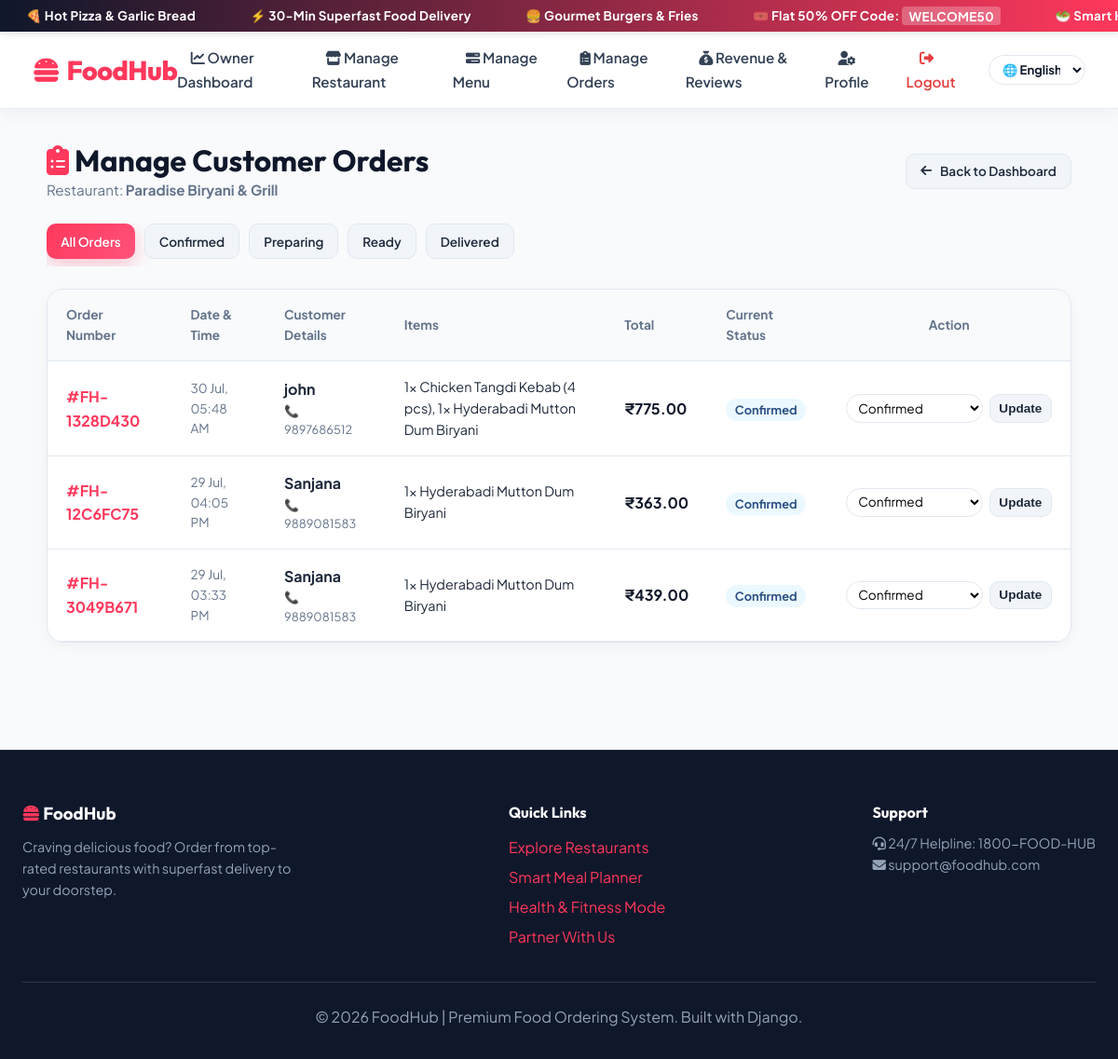
The app's page /restaurants/orders/ (signed in) with its own data.
### restaurants/models.py (models this page shows, shortened)
class Restaurant(models.Model):
    STATUS_CHOICES = [
        ("Pending", "Pending"),
        ("Approved", "Approved"),
        ("Rejected", "Rejected"),
    ]
    owner = models.ForeignKey(
        settings.AUTH_USER_MODEL,
        on_delete=models.CASCADE,
        related_name="restaurants"
    )
    restaurant_name = models.CharField(max_length=150)
    description = models.TextField()
    phone = models.CharField(max_length=15)
    email = models.EmailField()
    address = models.TextField()
    city = models.CharField(max_length=100)
    state = models.CharField(max_length=100)
    pincode = models.CharField(max_length=10)
    cuisine = models.CharField(max_length=100)
    opening_time = models.TimeField()
    closing_time = models.TimeField()
    minimum_order = models.DecimalField(
        max_digits=8,
        decimal_places=2,
        default=0
    )
    delivery_time = models.PositiveIntegerField(
        help_text="Delivery time in minutes"
    )
    logo = models.ImageField(
        upload_to="restaurant/logo/",
        blank=True,
        null=True
    )
    cover_image = models.ImageField(
        upload_to="restaurant/cover/",
        blank=True,
        null=True
    )
    fssai_license = models.FileField(
        upload_to="restaurant/licenses/",
        blank=True,
        null=True
    )
    gst_number = models.CharField(
        max_length=30,
        blank=True
    )
    rating = models.DecimalField(
        max_digits=2,
        decimal_places=1,
        default=0
    )
    status = models.CharField(
        max_length=20,
        choices=STATUS_CHOICES,
        default="Pending"
    )
    created_at = models.DateTimeField(auto_now_add=True)

### orders/models.py (models this page shows, shortened)
class Order(models.Model):
    STATUS_CHOICES = (
        ('Pending', 'Pending'),
        ('Confirmed', 'Confirmed'),
        ('Preparing', 'Preparing'),
        ('Ready for Pickup', 'Ready for Pickup'),
        ('Out for Delivery', 'Out for Delivery'),
        ('Delivered', 'Delivered'),
        ('Cancelled', 'Cancelled'),
    )
    PAYMENT_METHOD_CHOICES = (
        ('COD', 'Cash on Delivery'),
        ('UPI', 'UPI Payment'),
        ('Card', 'Credit/Debit Card'),
        ('NetBanking', 'Net Banking'),
    )
    PAYMENT_STATUS_CHOICES = (
        ('Pending', 'Pending'),
        ('Paid', 'Paid'),
        ('Failed', 'Failed'),
    )
    order_number = models.CharField(max_length=50, unique=True, editable=False)
    customer = models.ForeignKey(
        settings.AUTH_USER_MODEL,
        on_delete=models.CASCADE,
        related_name='customer_orders'
    )
    restaurant = models.ForeignKey(
        Restaurant,
        on_delete=models.CASCADE,
        related_name='orders'
    )
    delivery_partner = models.ForeignKey(
        settings.AUTH_USER_MODEL,
        on_delete=models.SET_NULL,
        null=True,
        blank=True,
        related_name='delivery_orders'
    )
    status = models.CharField(max_length=30, choices=STATUS_CHOICES, default='Pending')
    delivery_address = models.TextField()
    phone = models.CharField(max_length=20)
    special_notes = models.TextField(blank=True)
    payment_method = models.CharField(max_length=20, choices=PAYMENT_METHOD_CHOICES, default='COD')
    payment_status = models.CharField(max_length=20, choices=PAYMENT_STATUS_CHOICES, default='Pending')
    subtotal = models.DecimalField(max_digits=10, decimal_places=2)
    delivery_fee = models.DecimalField(max_digits=6, decimal_places=2, default=40)
    tax_amount = models.DecimalField(max_digits=6, decimal_places=2, default=0)
    discount_amount = models.DecimalField(max_digits=8, decimal_places=2, default=0)
    total_amount = models.DecimalField(max_digits=10, decimal_places=2)
    coupon_code = models.CharField(max_length=50, blank=True)
    created_at = models.DateTimeField(auto_now_add=True)
    updated_at = models.DateTimeField(auto_now=True)

class OrderItem(models.Model):
    order = models.ForeignKey(
        Order,
        on_delete=models.CASCADE,
        related_name='items'
    )
    menu_item = models.ForeignKey(
        MenuItem,
        on_delete=models.SET_NULL,
        null=True
    )
    food_name = models.CharField(max_length=200)
    price = models.DecimalField(max_digits=8, decimal_places=2)
    quantity = models.PositiveIntegerField(default=1)
    special_instructions = models.CharField(max_length=255, blank=True)

### users/models.py (models this page shows, shortened)
class User(AbstractUser):
    ROLE_CHOICES = (
        ('customer', 'Customer'),
        ('restaurant', 'Restaurant Owner'),
        ('delivery', 'Delivery Partner'),
    )
    FITNESS_GOAL_CHOICES = (
        ('weight_loss', 'Weight Loss (Calorie Deficit)'),
        ('maintenance', 'Maintain Weight & Balance'),
        ('weight_gain', 'Weight Gain & Muscle Mass'),
    )
    role = models.CharField(
        max_length=20,
        choices=ROLE_CHOICES,
        default='customer'
    )
    phone = models.CharField(max_length=15, unique=True, null=True, blank=True)
    address = models.TextField(blank=True)
    profile_image = models.ImageField(
        upload_to='profile_images/',
        blank=True,
        null=True
    )
    daily_calorie_goal = models.PositiveIntegerField(default=2000)
    fitness_goal = models.CharField(
        max_length=20,
        choices=FITNESS_GOAL_CHOICES,
        default='weight_loss'
    )
    protein_target = models.PositiveIntegerField(default=60)
    created_at = models.DateTimeField(auto_now_add=True)

### restaurants/views.py (the view)
# urls.py: path("orders/", views.restaurant_orders, name="restaurant_orders"),
@login_required
def restaurant_orders(request):
    restaurant = Restaurant.objects.filter(owner=request.user).first()
    if not restaurant and request.user.is_superuser:
        restaurant = Restaurant.objects.first()
    if not restaurant:
        messages.warning(request, "Please register a restaurant first.")
        return redirect("register_restaurant")
    orders = Order.objects.filter(restaurant=restaurant).order_by("-created_at")
    status_filter = request.GET.get("status")
    if status_filter:
        orders = orders.filter(status=status_filter)
    return render(
        request,
        "restaurants/restaurant_orders.html",
        {"restaurant": restaurant, "orders": orders, "status_filter": status_filter}
    )

### cart/context_processors.py (called while the page is built)
def cart_context(request):
    try:
        cart = get_or_create_cart(request)
        return {
            'cart': cart,
            'cart_count': cart.get_total_quantity,
            'cart_subtotal': cart.get_subtotal,
            'cart_restaurant': cart.get_restaurant,
        }
    except Exception:
        return {
            'cart': None,
            'cart_count': 0,
            'cart_subtotal': 0,
            'cart_restaurant': None,
        }

### cart/models.py (called while the page is built)
    @property
    def get_total_quantity(self):
        return sum(item.quantity for item in self.items.all())

    @property
    def get_subtotal(self):
        return float(sum(item.get_cost for item in self.items.all()))

    @property
    def get_restaurant(self):
        first_item = self.items.first()
        if first_item and first_item.menu_item:
            return first_item.menu_item.restaurant
        return None

### templates/restaurants/restaurant_orders.html (shortened to what this page needs)
{% extends 'base.html' %}
{% block content %}
<div style="max-width: 1100px; margin: 0 auto;">
    <div style="display: flex; justify-content: space-between; align-items: center; margin-bottom: 1.5rem; flex-wrap: wrap; gap: 1rem;">
        <div>
            <h1><i class="fa-solid fa-clipboard-list" style="color: var(--primary-color);"></i> Manage Customer Orders</h1>
            <p style="color: var(--text-muted); font-size: 0.95rem;">Restaurant: <strong>{{ restaurant.restaurant_name }}</strong></p>
        </div>
        <a href="{% url 'restaurant_dashboard' %}" class="btn btn-secondary btn-sm">
            <i class="fa-solid fa-arrow-left"></i> Back to Dashboard
        </a>
    </div>
    <div style="display: flex; gap: 0.6rem; overflow-x: auto; margin-bottom: 1.5rem; padding-bottom: 0.5rem;">
        <a href="{% url 'restaurant_orders' %}" class="btn btn-sm {% if not status_filter %}btn-primary{% else %}btn-secondary{% endif %}">All Orders</a>
        <a href="{% url 'restaurant_orders' %}?status=Confirmed" class="btn btn-sm {% if status_filter == 'Confirmed' %}btn-primary{% else %}btn-secondary{% endif %}">Confirmed</a>
        <a href="{% url 'restaurant_orders' %}?status=Preparing" class="btn btn-sm {% if status_filter == 'Preparing' %}btn-primary{% else %}btn-secondary{% endif %}">Preparing</a>
        <a href="{% url 'restaurant_orders' %}?status=Ready for Pickup" class="btn btn-sm {% if status_filter == 'Ready for Pickup' %}btn-primary{% else %}btn-secondary{% endif %}">Ready</a>
        <a href="{% url 'restaurant_orders' %}?status=Delivered" class="btn btn-sm {% if status_filter == 'Delivered' %}btn-primary{% else %}btn-secondary{% endif %}">Delivered</a>
    </div>
    <div class="card" style="padding: 0; overflow: hidden;">
        <table style="width: 100%; border-collapse: collapse; text-align: left;">
            <thead>
                <tr style="background: #f8fafc; border-bottom: 1px solid var(--border-color); font-size: 0.85rem; color: var(--text-muted);">
                    <th style="padding: 1rem 1.25rem;">Order Number</th>
                    <th style="padding: 1rem 1.25rem;">Date & Time</th>
                    <th style="padding: 1rem 1.25rem;">Customer Details</th>
                    <th style="padding: 1rem 1.25rem;">Items</th>
                    <th style="padding: 1rem 1.25rem;">Total</th>
                    <th style="padding: 1rem 1.25rem;">Current Status</th>
                    <th style="padding: 1rem 1.25rem; text-align: center;">Action</th>
                </tr>
            </thead>
            <tbody>
                {% for order in orders %}
                <tr style="border-bottom: 1px solid var(--border-color);">
                    <td style="padding: 1rem 1.25rem; font-weight: 700;">
                        <a href="{% url 'order_tracking' order.order_number %}" style="color: var(--primary-color);">#{{ order.order_number }}</a>
                    </td>
                    <td style="padding: 1rem 1.25rem; font-size: 0.85rem; color: var(--text-muted);">
                        {{ order.created_at|date:"d M, h:i A" }}
                    </td>
                    <td style="padding: 1rem 1.25rem;">
                        <strong>{{ order.customer.first_name|default:order.customer.username }}</strong>
                        <p style="font-size: 0.8rem; color: var(--text-muted);">📞 {{ order.phone }}</p>
                    </td>
                    <td style="padding: 1rem 1.25rem; font-size: 0.9rem;">
                        {% for item in order.items.all %}
                            {{ item.quantity }}x {{ item.food_name }}{% if not forloop.last %}, {% endif %}
                        {% endfor %}
                    </td>
                    <td style="padding: 1rem 1.25rem; font-weight: 700; color: var(--dark-color);">
                        ₹{{ order.total_amount }}
                    </td>
                    <td style="padding: 1rem 1.25rem;">
                        <span style="font-size: 0.8rem; font-weight: 700; padding: 0.25rem 0.6rem; border-radius: var(--radius-full);
                            {% if order.status == 'Confirmed' %}background:#ebf8ff; color:#2c5282;
                            {% elif order.status == 'Preparing' %}background:#fffaf0; color:#9c4221;
                            {% elif order.status == 'Ready for Pickup' %}background:#e6fffa; color:#234e52;
                            {% elif order.status == 'Delivered' %}background:#e6fffa; color:#27ae60;
                            {% else %}background:#edf2f7; color:#4a5568;{% endif %}">
                            {{ order.status }}
                        </span>
                    </td>
                    <td style="padding: 1rem 1.25rem; text-align: center;">
                        <form action="{% url 'update_order_status' order.id %}" method="POST" style="display: flex; gap: 0.4rem; justify-content: center;">
                            <select name="status" class="form-control" style="padding: 0.3rem 0.5rem; font-size: 0.85rem; width: auto;">
                                <option value="Confirmed" {% if order.status == 'Confirmed' %}selected{% endif %}>Confirmed</option>
                            </select>
                            <button type="submit" class="btn btn-secondary btn-sm" style="padding: 0.3rem 0.6rem;">Update</button>
                        </form>
                    </td>
                </tr>
                {% empty %}
                <tr>
                    <td colspan="7" style="padding: 3rem; text-align: center; color: var(--text-muted);">
                        No orders matching the selected filter.
                    </td>
                </tr>
                {% endfor %}
            </tbody>
        </table>
    </div>
</div>
{% endblock %}

### static/css/style.css (style rules this page uses)
:root { --primary-color: #ff385c; --primary-hover: #e00b41; --primary-light: #fff0f3; --secondary-color: #f59e0b; --dark-color: #0f172a; --card-bg: #ffffff; --bg-color: #f8fafc; --text-color: #1e293b; --text-muted: #64748b; --border-color: #e2e8f0; --success-color: #10b981; --warning-color: #f59e0b; --danger-color: #ef4444; --glass-bg: rgba(255, 255, 255, 0.94); --glass-border: rgba(226, 232, 240, 0.8); --shadow-sm: 0 4px 14px rgba(15, 23, 42, 0.04); --shadow-md: 0 12px 32px rgba(15, 23, 42, 0.08); --shadow-lg: 0 20px 50px rgba(15, 23, 42, 0.14); --radius-sm: 10px; --radius-md: 18px; --radius-lg: 32px; --radius-full: 9999px; --transition: all 0.3s cubic-bezier(0.4, 0, 0.2, 1); }
* { margin: 0; padding: 0; box-sizing: border-box; }
body { font-family: 'Plus Jakarta Sans', -apple-system, BlinkMacSystemFont, sans-serif; background-color: var(--bg-color); color: var(--text-color); line-height: 1.6; min-height: 100vh; display: flex; flex-direction: column; }
h1, h2, h3, h4, h5, h6 { font-family: 'Outfit', sans-serif; font-weight: 700; color: var(--dark-color); line-height: 1.25; }
a { text-decoration: none; color: inherit; transition: var(--transition); }
.btn { display: inline-flex; align-items: center; justify-content: center; gap: 0.55rem; padding: 0.75rem 1.6rem; font-size: 0.95rem; font-weight: 600; border-radius: var(--radius-md); border: none; cursor: pointer; transition: var(--transition); text-decoration: none; }
.btn-primary { background: linear-gradient(135deg, var(--primary-color), #ff527b); color: #ffffff; box-shadow: 0 6px 18px rgba(255, 56, 92, 0.28); }
.btn-secondary { background: #f1f5f9; color: #1e293b; border: 1px solid #e2e8f0; }
.btn-sm { padding: 0.45rem 0.95rem; font-size: 0.85rem; border-radius: var(--radius-sm); }
.card { background: var(--card-bg); border-radius: var(--radius-md); border: 1px solid var(--border-color); box-shadow: var(--shadow-sm); padding: 1.6rem; transition: var(--transition); }
.form-control { width: 100%; padding: 0.8rem 1.1rem; font-size: 0.95rem; border: 1.5px solid var(--border-color); border-radius: var(--radius-md); background-color: #ffffff; transition: var(--transition); outline: none; font-family: inherit; }

### records on screen
Restaurant: restaurant_name "Paradise Biryani & Grill"
Order: order_number "FH-1328D430", created_at "30 Jul, 05:48 AM", customer.first_name "john", phone "9897686512", total_amount "775.00", status "Confirmed"
OrderItem: quantity "1", food_name "Chicken Tangdi Kebab (4 pcs)"
OrderItem: quantity "1", food_name "Hyderabadi Mutton Dum Biryani"
Order: order_number "FH-12C6FC75", created_at "29 Jul, 04:05 PM", customer.first_name "Sanjana", phone "9889081583", total_amount "363.00", status "Confirmed"
OrderItem: quantity "1", food_name "Hyderabadi Mutton Dum Biryani"
Order: order_number "FH-3049B671", created_at "29 Jul, 03:33 PM", customer.first_name "Sanjana", phone "9889081583", total_amount "439.00", status "Confirmed"
OrderItem: quantity "1", food_name "Hyderabadi Mutton Dum Biryani"
